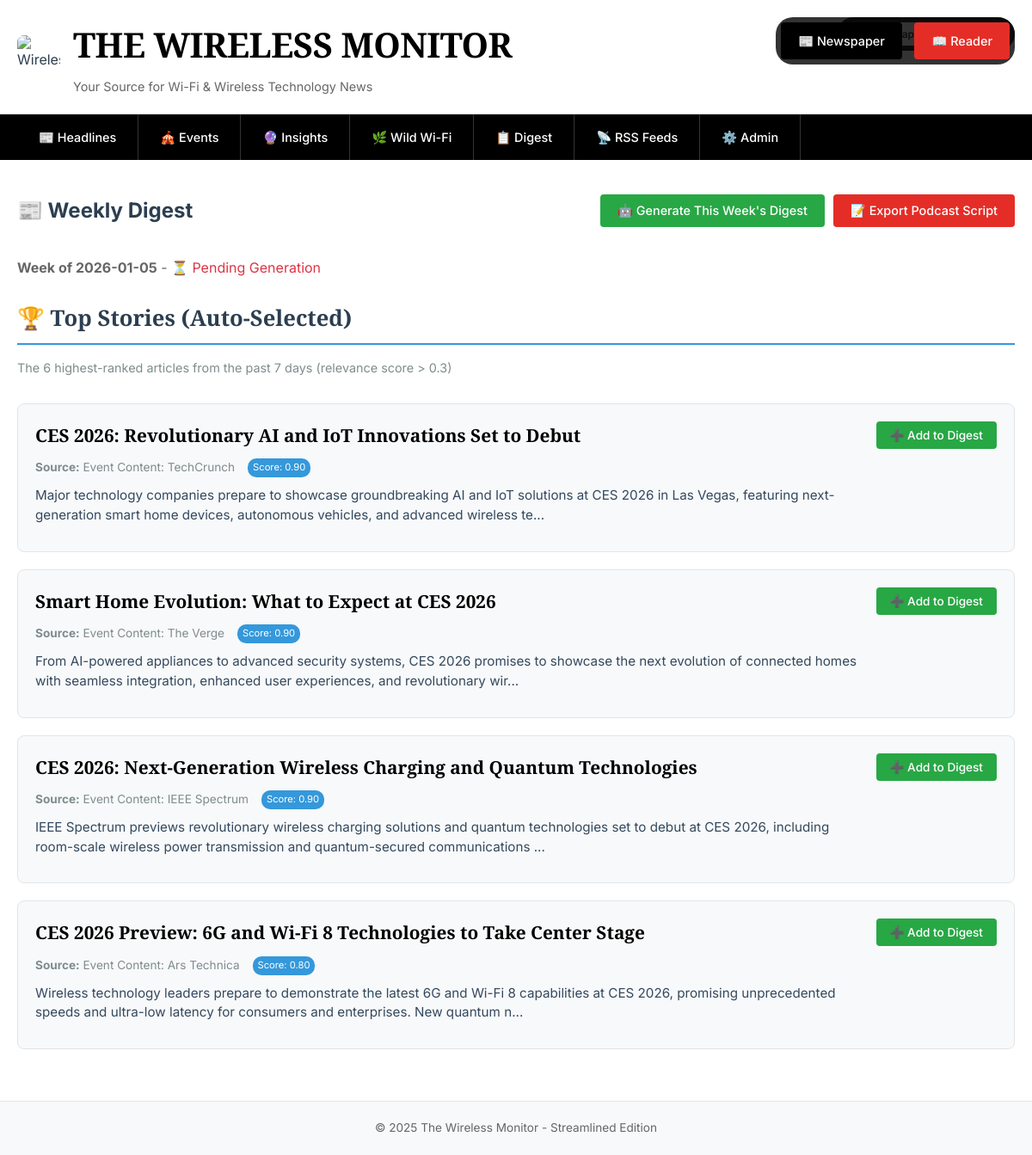
Screenshot of /weekly_digest with the database file from the repository.
### tables this page shows
CREATE TABLE articles (
                id INTEGER PRIMARY KEY AUTOINCREMENT,
                feed_id INTEGER,
                title TEXT NOT NULL,
                url TEXT UNIQUE NOT NULL,
                description TEXT,
                content TEXT,
                published_date TIMESTAMP,
                relevance_score REAL DEFAULT 0,
                entertainment_score REAL DEFAULT 0,
                wifi_keywords TEXT,
                created_at TIMESTAMP DEFAULT CURRENT_TIMESTAMP, image_url TEXT,
                FOREIGN KEY (feed_id) REFERENCES rss_feeds (id)
            );

CREATE TABLE rss_feeds (
                id INTEGER PRIMARY KEY AUTOINCREMENT,
                name TEXT NOT NULL,
                url TEXT UNIQUE NOT NULL,
                active INTEGER DEFAULT 1,
                last_fetched TIMESTAMP,
                created_at TIMESTAMP DEFAULT CURRENT_TIMESTAMP
            );

### main.py (the view)
        @self.app.route('/weekly_digest')
        def weekly_digest():
            view_mode = request.args.get('view', 'newspaper')
            conn = self.get_db_connection()
            from datetime import datetime, timedelta
            today = datetime.now().date()
            week_start = today - timedelta(days=today.weekday())
            manual_articles = conn.execute('''
                SELECT wd.*, a.title, a.url, a.description, a.relevance_score, f.name as feed_name
                FROM weekly_digest wd
                JOIN articles a ON wd.article_id = a.id
                JOIN rss_feeds f ON a.feed_id = f.id
                WHERE wd.week_start = ?
                ORDER BY wd.added_at DESC
            ''', (week_start,)).fetchall()
            seven_days_ago = today - timedelta(days=7)
            top_articles = conn.execute('''
                SELECT a.*, f.name as feed_name
                FROM articles a
                JOIN rss_feeds f ON a.feed_id = f.id
                WHERE DATE(a.published_date) >= ?
                AND DATE(a.published_date) <= ?
                AND a.relevance_score > 0.3
                AND a.id NOT IN (SELECT article_id FROM weekly_digest WHERE week_start = ?)
                ORDER BY a.relevance_score DESC, a.published_date DESC
                LIMIT 6
            ''', (seven_days_ago, today, week_start)).fetchall()
            digest_status = conn.execute('''
                SELECT value FROM settings WHERE key = ?
            ''', (f'digest_generated_{week_start}',)).fetchone()
            conn.close()
            return render_template('weekly_digest.html',
                                 manual_articles=manual_articles,
                                 top_articles=top_articles,
                                 week_start=week_start,
                                 digest_generated=digest_status is not None,
                                 view_mode=view_mode)

### main.py (called while the page is built)
    def get_db_connection(self):
        conn = sqlite3.connect(self.db_path, timeout=30.0)
        conn.row_factory = sqlite3.Row
        conn.execute('PRAGMA journal_mode=WAL')
        conn.execute('PRAGMA synchronous=NORMAL')
        conn.execute('PRAGMA cache_size=10000')
        conn.execute('PRAGMA temp_store=memory')
        return conn

### templates/weekly_digest.html (shortened to what this page needs)
{% extends "base.html" %}
{% block content %}
<div style="display: flex; justify-content: space-between; align-items: center; margin-bottom: {% if view_mode == 'reader' %}0{% else %}35px{% endif %}; ">
    <h2>📰 Weekly Digest</h2>
    <div style="display: flex; gap: 10px;">
        {% if not digest_generated %}
        <button onclick="generateWeeklyDigest()" class="btn" style="background: #28a745;">🤖 Generate This Week's Digest</button>
        {% endif %}
        <button onclick="exportDigestScript()" class="btn">📝 Export Podcast Script</button>
    </div>
</div>
<div style="{% if view_mode == 'reader' %}padding: 0 20px;{% endif %}">
    <p style="font-family: 'Inter', sans-serif; color: #666; margin-bottom: 25px;">
        <strong>Week of {{ week_start }}</strong> -
        {% if digest_generated %}
        <span style="color: #28a745;">✅ Digest Generated</span>
        {% else %}
        <span style="color: #dc3545;">⏳ Pending Generation</span>
        {% endif %}
    </p>
</div>
{% if top_articles %}
<div style="{% if view_mode == 'reader' %}padding: 0 20px; margin-bottom: 20px;{% else %}margin-bottom: 30px;{% endif %}">
    <h3 style="font-family: {% if view_mode == 'reader' %}'Arial', sans-serif{% else %}'Playfair Display', serif{% endif %}; font-size: {% if view_mode == 'reader' %}1.2rem{% else %}1.6rem{% endif %}; color: #2c3e50; margin-bottom: 15px; border-bottom: 2px solid #3498db; padding-bottom: 8px;">
        🏆 Top Stories (Auto-Selected)
    </h3>
    <p style="font-family: 'Inter', sans-serif; font-size: 0.9rem; color: #7f8c8d; margin-bottom: 20px;">
        The 6 highest-ranked articles from the past 7 days (relevance score > 0.3)
    </p>
</div>
{% for article in top_articles %}
<div class="{% if view_mode == 'reader' %}article{% else %}article{% endif %}" style="{% if view_mode == 'reader' %}border-bottom: 1px solid #f0f0f0; padding: 15px 20px; margin: 0; background: white;{% else %}border: 1px solid #e1e5e9; border-radius: 8px; padding: 20px; margin-bottom: 20px; background: #f8f9fa;{% endif %}">
    <div style="display: flex; justify-content: space-between; align-items: flex-start; gap: 15px;">
        <div style="flex: 1;">
            <h4 style="{% if view_mode == 'reader' %}font-family: 'Arial', sans-serif; font-size: 1rem; font-weight: bold; color: #1155cc; margin-bottom: 8px;{% else %}font-family: 'Playfair Display', serif; font-size: 1.3rem; font-weight: 600; color: #000; margin-bottom: 10px;{% endif %}">
                <a href="{{ article.url }}" target="_blank" style="{% if view_mode == 'reader' %}color: #1155cc; text-decoration: none;{% else %}color: #000; text-decoration: none;{% endif %}">
                    {{ article.title }}
                </a>
            </h4>
            <div style="{% if view_mode == 'reader' %}font-family: 'Arial', sans-serif; font-size: 0.8rem; color: #999; margin-bottom: 8px;{% else %}font-family: 'Inter', sans-serif; font-size: 0.85rem; color: #7f8c8d; margin-bottom: 10px; display: flex; align-items: center; gap: 15px;{% endif %}">
                <span><strong>Source:</strong> {{ article.feed_name }}</span>
                <span style="background: #3498db; color: white; padding: 2px 6px; border-radius: 10px; font-size: 0.7rem;">Score: {{ "%.2f"|format(article.relevance_score) }}</span>
            </div>
            <p style="{% if view_mode == 'reader' %}font-family: 'Arial', sans-serif; font-size: 0.9rem; line-height: 1.4; color: #666; margin-bottom: 8px;{% else %}font-family: 'Inter', sans-serif; font-size: 0.95rem; line-height: 1.5; color: #34495e; margin-bottom: 10px;{% endif %}">
                {{ article.description[:200] }}{% if article.description|length > 200 %}...{% endif %}
            </p>
        </div>
        <div>
            <button onclick="addToDigest({{ article.id }}, 'Top story of the week')" class="btn" style="{% if view_mode == 'reader' %}font-size: 0.8rem; padding: 6px 12px; background: #28a745;{% else %}font-size: 0.85rem; padding: 8px 16px; background: #28a745;{% endif %}">
                ➕ Add to Digest
            </button>
        </div>
    </div>
</div>
{% endfor %}
{% endif %}
{% endblock %}

### templates/base.html (style rules this page uses)
* { margin: 0; padding: 0; box-sizing: border-box; }
body { font-family: 'Inter', -apple-system, BlinkMacSystemFont, 'Segoe UI', Roboto, sans-serif; font-size: 16px; line-height: 1.6; color: #2c3e50; background: #ffffff; }
.btn { display: inline-block; padding: 10px 20px; background: #e52d27; color: white; text-decoration: none; border-radius: 4px; border: none; cursor: pointer; font-size: 0.9rem; font-weight: 500; font-family: 'Inter', sans-serif; transition: all 0.2s ease; -webkit-appearance: none; -moz-appearance: none; appearance: none; box-sizing: border-box; vertical-align: middle; white-space: nowrap; user-select: none; -webkit-user-select: none; -moz-user-select: none; -ms-user-select: none; }

### rows the page displays
articles: title "CES 2026: Revolutionary AI and IoT Innovations Set to Debut", feed_name "Event Content: TechCrunch", relevance_score "0.90", description "Major technology companies prepare to showcase groundbreaking AI and IoT solutions at CES 2026 in Las Vegas, featuring next-generation smart home devices, autonomous vehicles, and advanced wireless te"
articles: title "Smart Home Evolution: What to Expect at CES 2026", feed_name "Event Content: The Verge", relevance_score "0.90", description "From AI-powered appliances to advanced security systems, CES 2026 promises to showcase the next evolution of connected homes with seamless integration, enhanced user experiences, and revolutionary wir"
articles: title "CES 2026: Next-Generation Wireless Charging and Quantum Technologies", feed_name "Event Content: IEEE Spectrum", relevance_score "0.90", description "IEEE Spectrum previews revolutionary wireless charging solutions and quantum technologies set to debut at CES 2026, including room-scale wireless power transmission and quantum-secured communications"
articles: title "CES 2026 Preview: 6G and Wi-Fi 8 Technologies to Take Center Stage", feed_name "Event Content: Ars Technica", relevance_score "0.80", description "Wireless technology leaders prepare to demonstrate the latest 6G and Wi-Fi 8 capabilities at CES 2026, promising unprecedented speeds and ultra-low latency for consumers and enterprises. New quantum n"

### other values shown
{{ week_start }} "2026-01-05"
